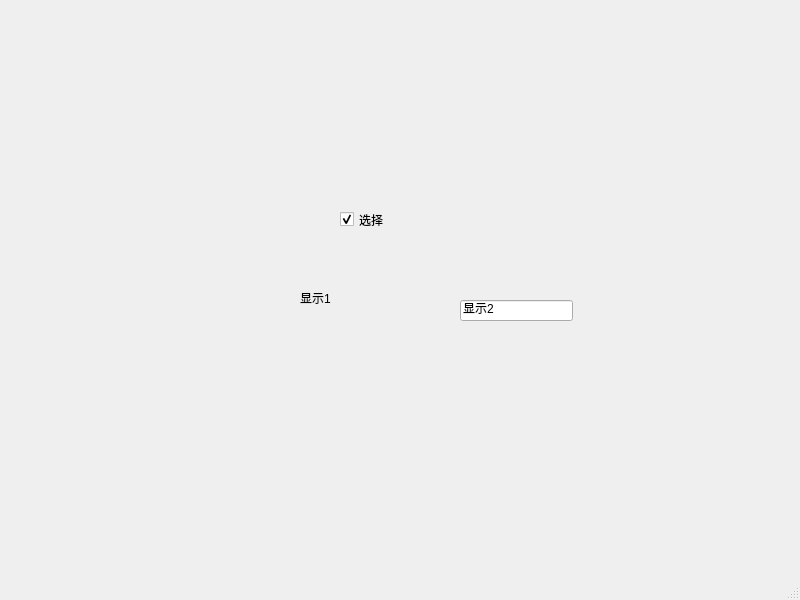
<?xml version="1.0" encoding="UTF-8"?>
<ui version="4.0">
 <class>MainWindow</class>
 <widget class="QMainWindow" name="MainWindow">
  <property name="geometry">
   <rect>
    <x>0</x>
    <y>0</y>
    <width>800</width>
    <height>600</height>
   </rect>
  </property>
  <property name="windowTitle">
   <string>MainWindow</string>
  </property>
  <widget class="QWidget" name="centralwidget">
   <widget class="QCheckBox" name="checkBox">
    <property name="geometry">
     <rect>
      <x>340</x>
      <y>210</y>
      <width>91</width>
      <height>19</height>
     </rect>
    </property>
    <property name="text">
     <string>选择</string>
    </property>
    <property name="checked">
     <bool>true</bool>
    </property>
   </widget>
   <widget class="QLabel" name="label">
    <property name="geometry">
     <rect>
      <x>300</x>
      <y>290</y>
      <width>72</width>
      <height>15</height>
     </rect>
    </property>
    <property name="text">
     <string>显示1</string>
    </property>
   </widget>
   <widget class="QLineEdit" name="lineEdit">
    <property name="geometry">
     <rect>
      <x>460</x>
      <y>300</y>
      <width>113</width>
      <height>21</height>
     </rect>
    </property>
    <property name="text">
     <string>显示2</string>
    </property>
   </widget>
  </widget>
  <widget class="QMenuBar" name="menubar">
   <property name="geometry">
    <rect>
     <x>0</x>
     <y>0</y>
     <width>800</width>
     <height>26</height>
    </rect>
   </property>
  </widget>
  <widget class="QStatusBar" name="statusbar"/>
 </widget>
 <resources/>
 <connections>
  <connection>
   <sender>checkBox</sender>
   <signal>clicked(bool)</signal>
   <receiver>label</receiver>
   <slot>setVisible(bool)</slot>
   <hints>
    <hint type="sourcelabel">
     <x>378</x>
     <y>241</y>
    </hint>
    <hint type="destinationlabel">
     <x>315</x>
     <y>322</y>
    </hint>
   </hints>
  </connection>
  <connection>
   <sender>checkBox</sender>
   <signal>clicked(bool)</signal>
   <receiver>lineEdit</receiver>
   <slot>setEnabled(bool)</slot>
   <hints>
    <hint type="sourcelabel">
     <x>420</x>
     <y>249</y>
    </hint>
    <hint type="destinationlabel">
     <x>499</x>
     <y>334</y>
    </hint>
   </hints>
  </connection>
 </connections>
</ui>
